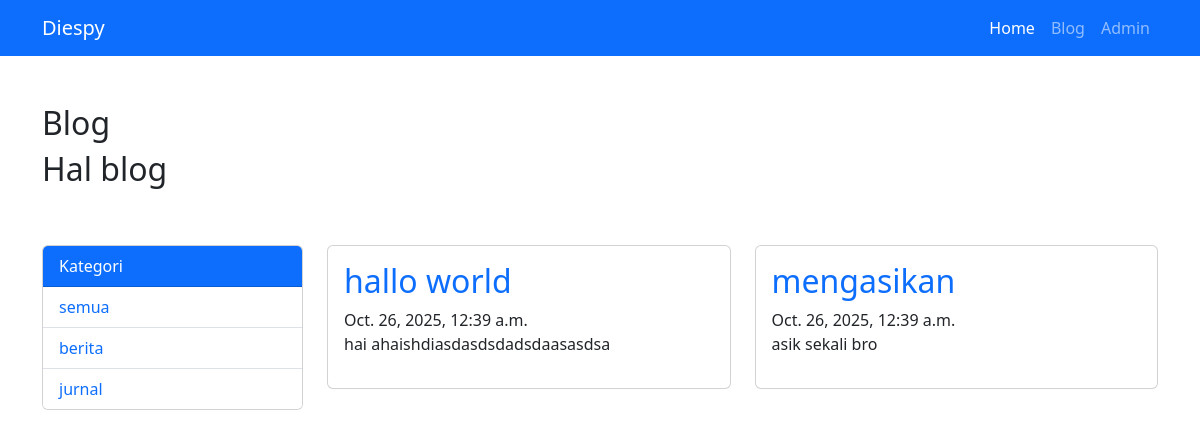
/blog/, run on an earlier commit of the app's database.
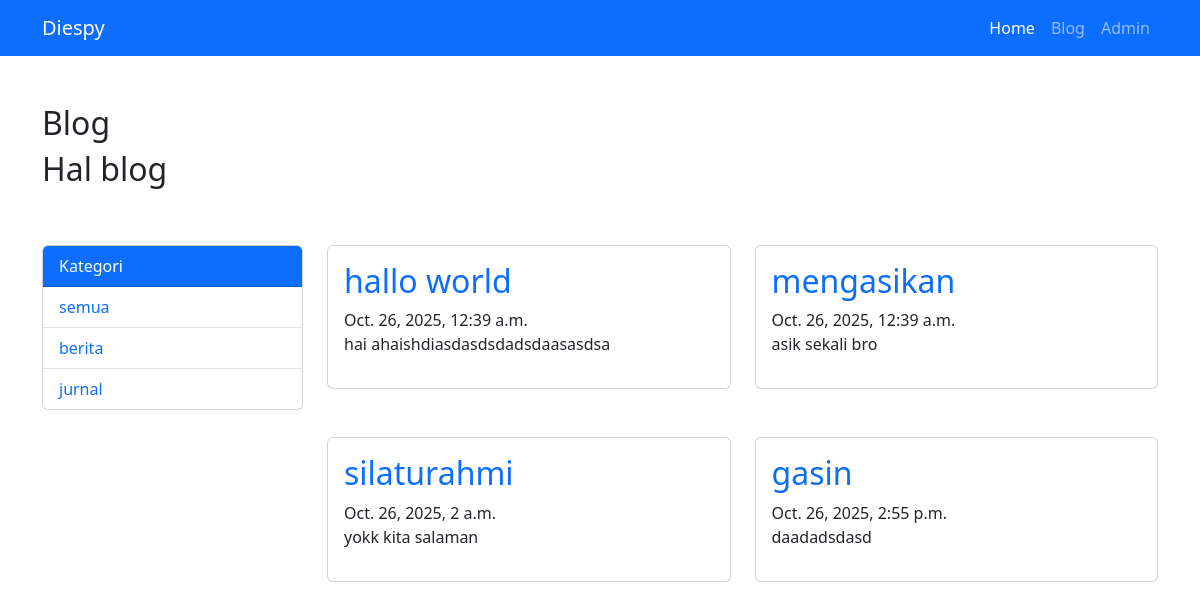
And on a later commit of the database.
### blog/models.py (models this page shows, shortened)
class Kategori(models.Model):
    nama = models.CharField(max_length=255)
    slug_kat = models.SlugField(editable=False, blank=True)

class Artikel(models.Model):
    judul = models.CharField(max_length=255)
    isi = models.TextField()
    kategori = models.ForeignKey(Kategori, on_delete=models.CASCADE)
    slug_art = models.SlugField(editable=False, blank=True)
    pubdate = models.DateTimeField(auto_now_add=True)
    update = models.DateTimeField(auto_now=True)

### blog/views.py (the view)
# urls.py: path('',views.index, name='index'),
def index(request):
    articles = Artikel.objects.all()
    category = Artikel.objects.values('kategori__nama').distinct() # distinct biar ngilangin data yang sama  jadi 1
    context = {
        'judul':'Blog',
        'heading':'Hal blog',
        'Artikel': articles,
        'Categories': category,
    }
    return render(request,'blog/index.html',context)

### blog/templates/blog/index.html (shortened to what this page needs)
{% extends "base.html" %}
{% block title %}
<h2 class="mt-5">{{judul}}</h2>
{% endblock title %}
{% block content %}
<h2>{{heading}}</h2>
<div class="row">
    <div class="col-md-3 mt-5">
        <div class="card">
            <div class="card-header bg-primary text-white">
                Kategori
            </div>
            <ul class="list-group list-group-flush">
                <li class="list-group-item">
                    <a href="/blog/" class = "text-decoration-none ">
                        semua
                    </a>
                </li>
                {% for kat in Categories %}
                <li class="list-group-item">
                    <a class = "text-decoration-none " href={% url "blog:kategori_artikel" kat.kategori__nama %}>
                        {{kat.kategori__nama}}
                </li>
                {% endfor %}
            </ul>
        </div>
    </div>
    <div class="col-md-9">
        <div class="row">
            {% for post in Artikel %}
            <div class="col-md-6 mt-5">
                <div class="card">
                    <div class="card-body">
                        <a class="text-decoration-none" href="{% url "blog:detail_artikel" post.slug_art %}">
                        <h2 class = "card-title">{{post.judul}}</h2></a>
                        <span class="text-secodary">{{post.pubdate}}</span>
                        <p class="text-dark fst-norma">{{post.isi|truncatewords:5}}</p>
                    </div>
                </div>
            </div>
            {% endfor %}
        </div>
    </div>
</div>
{% endblock content %}

### templates/base.html (shortened to what this page needs)
<!DOCTYPE html>
<html lang="en">
<head>
    <link href="https://cdn.jsdelivr.net/npm/bootstrap@5.3.2/dist/css/bootstrap.min.css" rel="stylesheet">
</head>
<body>
    {% include "snippets/navbar.html" %}
    <div class="container">
    {% block title %}{% endblock title %}
    {% block content %}
    {% endblock content %}
    </div>
</body>
</html>

### templates/snippets/navbar.html (shortened to what this page needs)
<nav class="navbar navbar-expand-lg bg-primary" data-bs-theme="dark">
        <div class="container">
          <a class="navbar-brand" href="{% url "index" %}">Diespy</a>
          <div class="collapse navbar-collapse" id="navbarNav">
            <ul class="navbar-nav ms-auto">
              <li class="nav-item">
                <a class="nav-link active" aria-current="page" href="/">Home</a>
              </li>
              <li class="nav-item">
                <a class="nav-link" href="{% url "blog:index" %}">Blog</a>
              </li>
              <li class="nav-item">
                <a class="nav-link" href="{% url "admin:index" %}">Admin</a>
              </li>
            </ul>
          </div>
        </div>
    </nav>

What changed in the data, as far as the page shows it:
added Artikel: judul "silaturahmi", pubdate "Oct. 26, 2025, 2 a.m.", isi "yokk kita salaman"
added Artikel: judul "gasin", pubdate "Oct. 26, 2025, 2:55 p.m.", isi "daadadsdasd"
